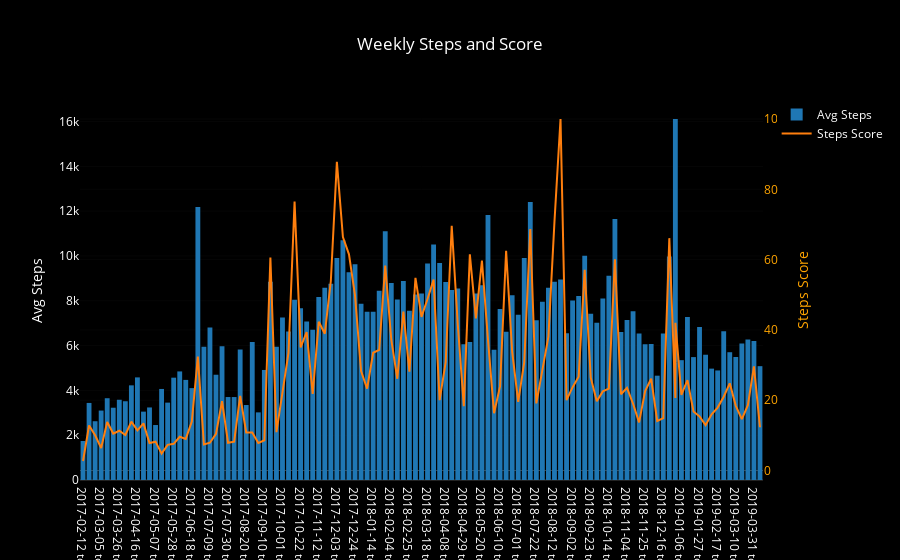

Notebook source saved alongside this figure:
### Code cell
bars = go.Bar(x=week_df.week_range, y=week_df.mean_steps,
              name='Avg Steps', yaxis='y1')

score_line = go.Scatter(x=week_df.week_range, y=week_df.steps_score,
                        name='Steps Score', yaxis='y2')

layout = go.Layout({'plot_bgcolor': 'black', 'paper_bgcolor': 'black', 'font': {'color': 'white'},
                    'title': 'Weekly Steps and Score', 'yaxis': {'title': 'Avg Steps', 'type': 'linear'},
                    'yaxis2': {'title': 'Steps Score', 'titlefont': {'color': 'orange'},
                               'tickfont': {'color': 'orange'}, 'overlaying': 'y',
                               'side': 'right'}})

data = [bars, score_line]
fig = go.Figure(data=data, layout=layout)
iplot(fig)
